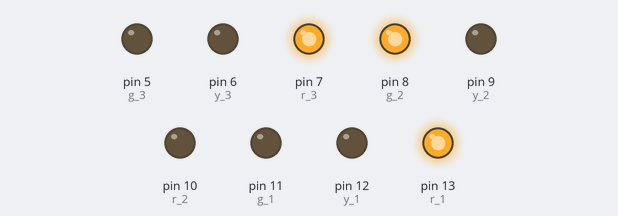
Simulated run of this sketch. Board: Arduino Uno, built with avr-gcc and run on an emulated ATmega328P. On the bench: output pins drawn as LEDs (lit = HIGH).

Above: at 0.1 s.
At 9.1 s:
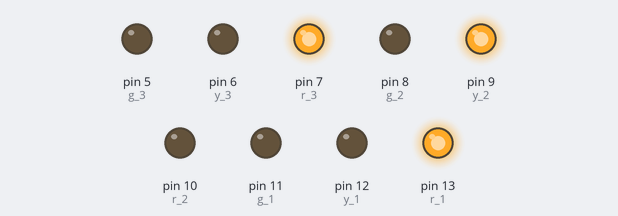
At 10.1 s:
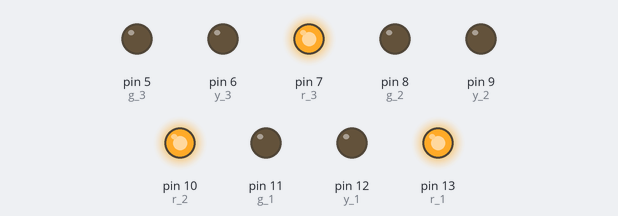
At 12.1 s:
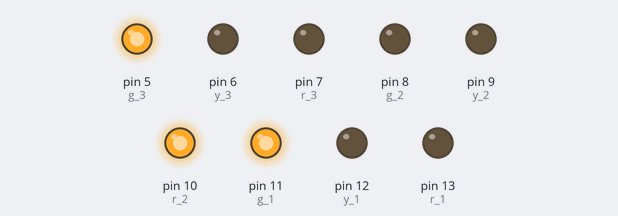
At 25.1 s:
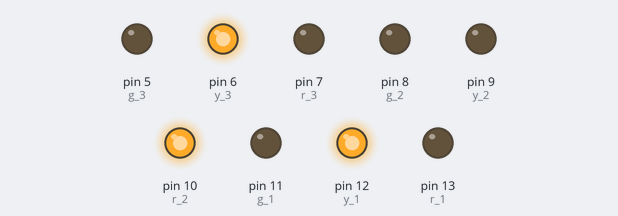
At 39.1 s:
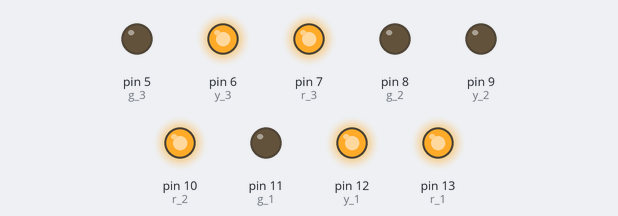
Timing chart, 0 to 40.0 s (numbered marks = the images above):
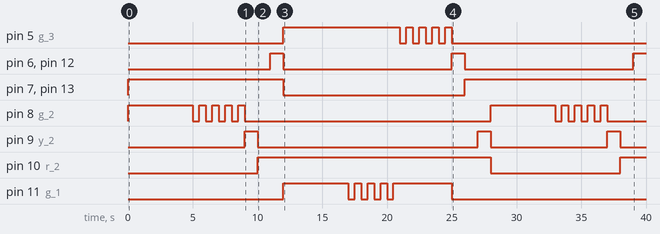

Measured:
- by itself, pin 5 (g_3): LOW → HIGH at 12.0 s, → LOW 9.0 s later, → HIGH 0.50 s later, → LOW 0.50 s later, … (10 changes in this stretch)
- by itself, pin 6 (y_3), pin 12 (y_1): alternates HIGH for 1.0 s and LOW for 13.0 s
- by itself, pin 7 (r_3), pin 13 (r_1): LOW → HIGH at 0.00 s, → LOW 12.0 s later, → HIGH 14.0 s later
- by itself, pin 8 (g_2): goes HIGH 5.0 s, 4 × (LOW 0.50 s, HIGH 0.50 s), LOW 19.0 s, HIGH 5.0 s, 4 × (LOW 0.50 s, HIGH 0.50 s), then LOW
- by itself, pin 9 (y_2): goes HIGH 1.0 s, LOW 17.0 s, HIGH 1.0 s, LOW 9.0 s, HIGH 1.0 s, then LOW
- by itself, pin 10 (r_2): LOW → HIGH at 10.0 s, → LOW 18.0 s later, → HIGH 10.0 s later
- by itself, pin 11 (g_1): goes HIGH 5.0 s, 3 × (LOW 0.50 s, HIGH 0.50 s), LOW 0.50 s, HIGH 4.5 s, then LOW

The sketch:

ampel.ino
```cpp
//Ampel1
int g_1 = 11;
int y_1 = 12;
int r_1 = 13;

//Ampel2
int g_2 = 8;
int y_2 = 9;
int r_2 = 10;

//Ampel3
int g_3 = 5;
int y_3 = 6;
int r_3 = 7;

void setup() {
    pinMode(g_1, OUTPUT);
    pinMode(y_1, OUTPUT);
    pinMode(r_1, OUTPUT);

    pinMode(g_2, OUTPUT);
    pinMode(y_2, OUTPUT);
    pinMode(r_2, OUTPUT);

    pinMode(g_3, OUTPUT);
    pinMode(y_3, OUTPUT);
    pinMode(r_3, OUTPUT);
}

void loop(){
    digitalWrite(r_1, HIGH);
    digitalWrite(r_3, HIGH);
    digitalWrite(g_2, HIGH);
    delay(5000);
    blink(g_2, 4);
    digitalWrite(g_2, LOW);
    digitalWrite(y_2, HIGH);
    delay(1000);
    digitalWrite(y_2, LOW);
    digitalWrite(r_2, HIGH);
    delay(1000);
    digitalWrite(y_1, HIGH);
    digitalWrite(y_3, HIGH);
    delay(1000);
    digitalWrite(r_1, LOW);
    digitalWrite(y_1, LOW);
    digitalWrite(g_1, HIGH);
    digitalWrite(r_3, LOW);
    digitalWrite(y_3, LOW);
    digitalWrite(g_3, HIGH);
    delay(5000);
    blink(g_1, 4);
    blink(g_3, 4);
    digitalWrite(g_1, LOW);
    digitalWrite(y_1, HIGH);
    digitalWrite(g_3, LOW);
    digitalWrite(y_3, HIGH);
    delay(1000);
    digitalWrite(y_1, LOW);
    digitalWrite(r_1, HIGH);
    digitalWrite(y_3, LOW);
    digitalWrite(r_3, HIGH);
    delay(1000);
    digitalWrite(y_2, HIGH);
    delay(1000);
    digitalWrite(r_2, LOW);
    digitalWrite(y_2, LOW);
}

void blink(int pin, int times){
    for(int i = 0; i < times; i++){
        digitalWrite(pin, LOW);
        delay(500);
        digitalWrite(pin, HIGH);
        delay(500);
    }
}
```
